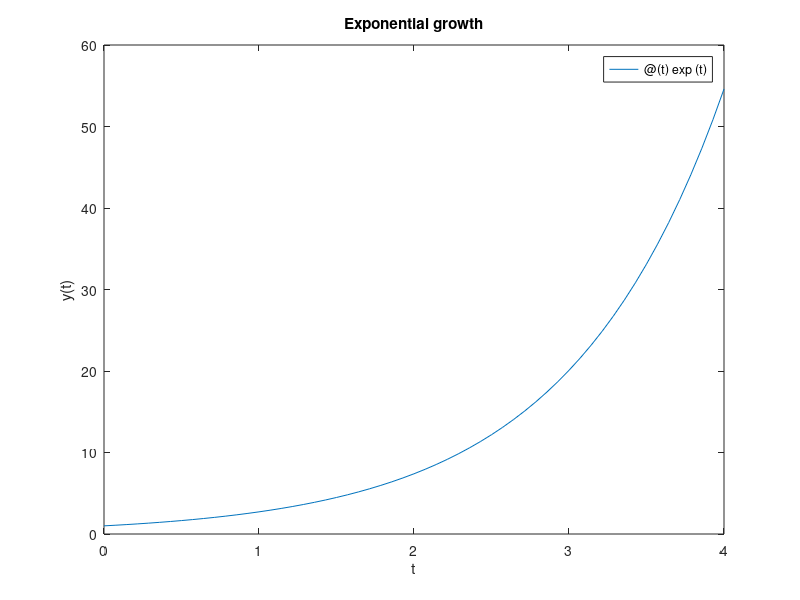

The MATLAB source for this figure: (Note: this script raises an error after producing the figure.)

      close all
      
	    y = @(t) exp(t);
	    fplot(y,[0,4])
	    xlabel('t'), ylabel('y(t)')
	    title('Exponential growth')
	  
      if length(get(0,'children')) > 0
        set(gcf,'paperpos',[0 0 5 2.75])
        print -dsvg fo_intro_const_growth.svg
      end
      
      